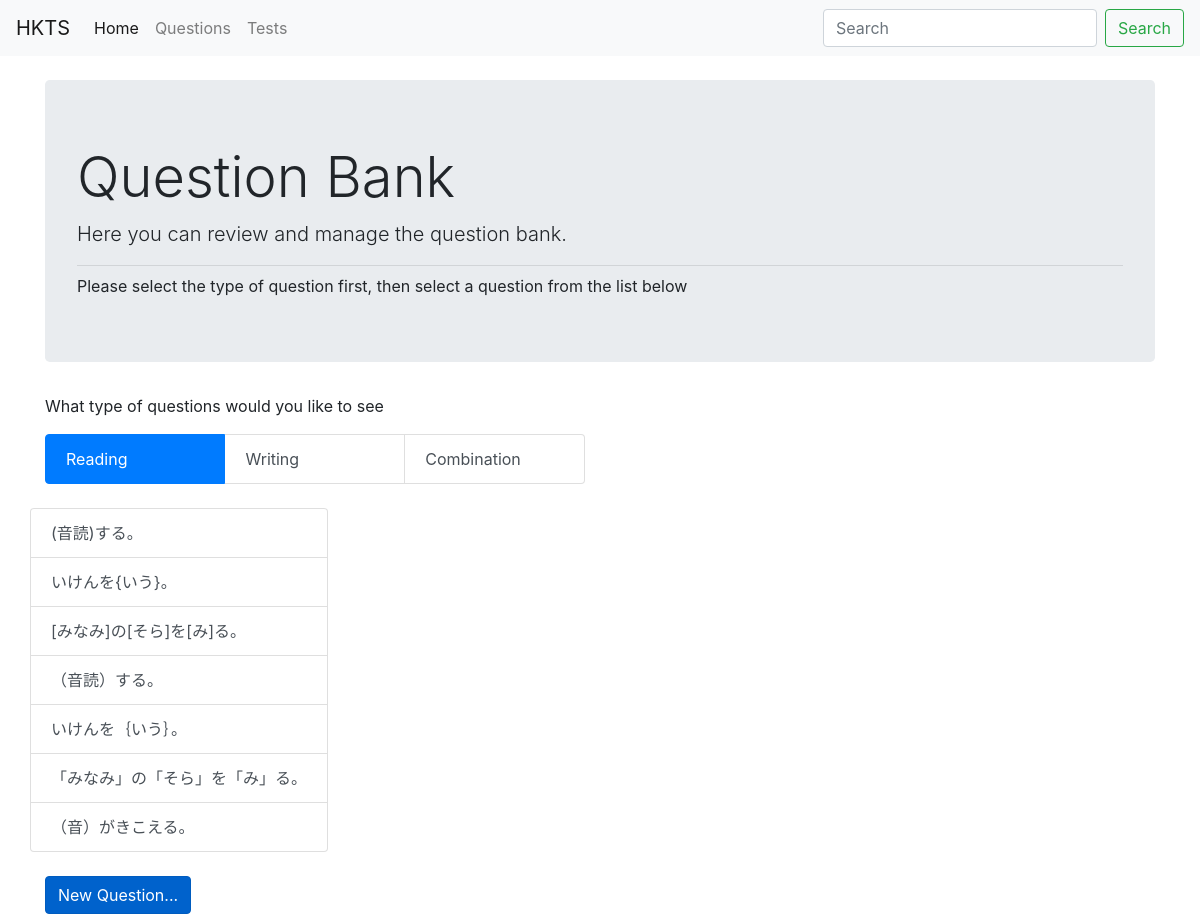
The page /questions/list on the database as committed earlier.
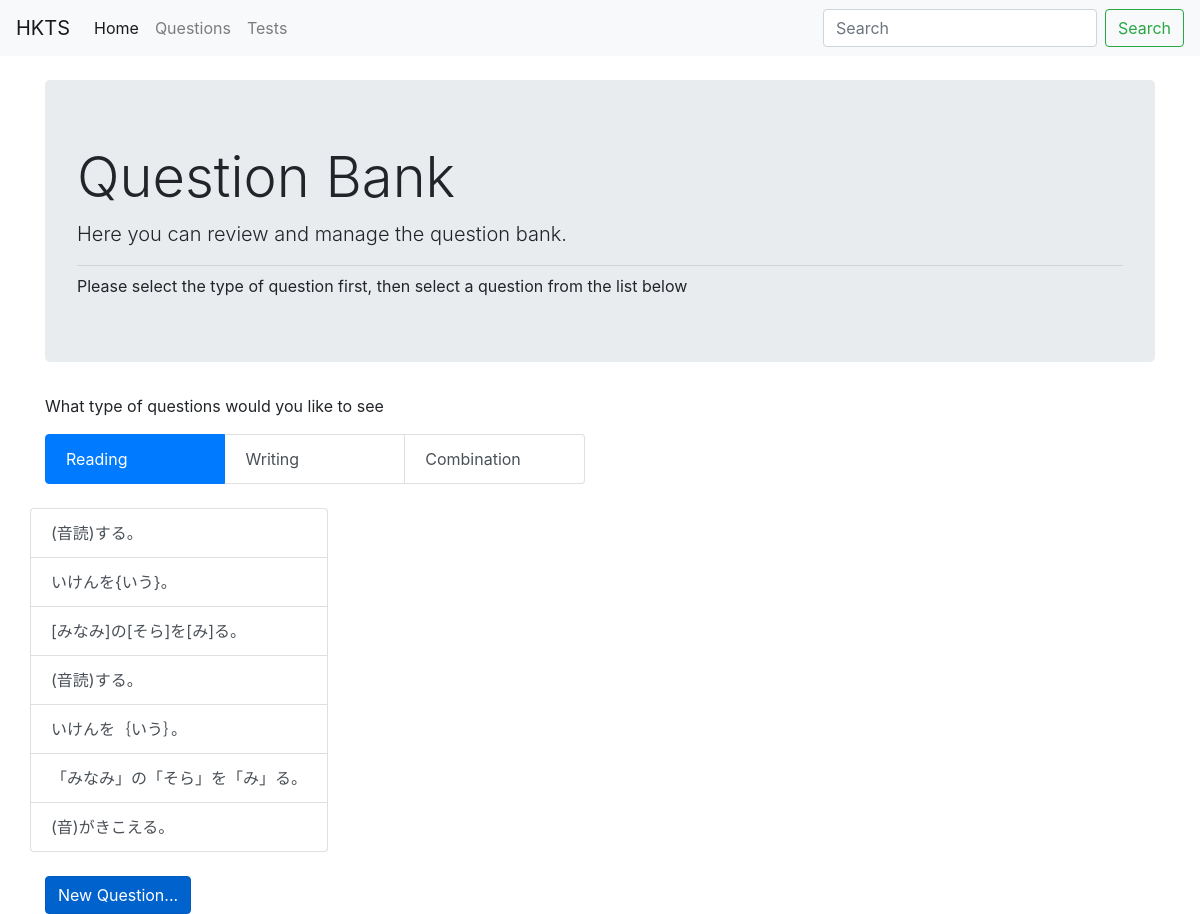
The same page on the database as committed later.
### hktm/models.py (models this page shows, shortened)
class Question(db.Model):
    __tablename__ = 'questions'
    id = db.Column(db.Integer,primary_key=True)
    question = db.Column(db.Text)
    type = db.Column(db.Integer)
    grade = db.Column(db.Integer)
    tests = db.relationship('Test',
                            secondary=testquestion,
                            backref=db.backref('tests', lazy=True))

### hktm/questions/views.py (the view)
@questions_bp.route('/list')
def list():
    questions = Question.query.all()
    return render_template('list_questions.html',questions=questions)

### hktm/questions/templates/questions/list_questions.html
{% extends "chrome.html" %}
{% block content %}
<div class="container-sm">
  <div class="jumbotron">
    <h1 class="display-4">Question Bank</h1>
    <p class="lead">Here you can review and manage the question bank.</p>
    <hr class="my-2">
    Please select the type of question first, then select a question from the list below
  </div>
  <div class="row">
    <div class="col-sm">
      <p>
        What type of questions would you like to see
      </p>
      <div class="list-group list-group-horizontal-sm">
        <a href="#" class="list-group-item list-group-item-action active">Reading</a>
        <a href="#" class="list-group-item list-group-item-action">Writing</a>
        <a href="#" class="list-group-item list-group-item-action">Combination</a>
      </div>
      <br>
      <div class="row">
          <div class="list-group" role="tablist">
            {% for question in questions %}
                <a class="list-group-item list-group-item-action" id=list-{{question.id}} href="{{ url_for('questions.edit',id=question.id) }}">{{ question.question }}</a>
            {% endfor %}
          </div>
      </div>
      <br>
      <a href="{{url_for('questions.add')}}" class="btn btn-primary btn active" role="button" aria-pressed="true">New Question...</a>
    </div>
    <div class="col-sm">
    </div>
  </div>
</div>
{% endblock %}

### hktm/templates/chrome.html (shortened to what this page needs)
<!DOCTYPE html>
<html lang="en" dir="ltr">
  <head>
    <link rel="stylesheet" href="https://stackpath.bootstrapcdn.com/bootstrap/4.4.1/css/bootstrap.min.css">
    <link rel="stylesheet" href="/static/questions.css"/>
  </head>
  <body>
    <nav class="navbar navbar-expand-lg navbar-light bg-light">
      <a class="navbar-brand" href="{{ url_for('index') }}">HKTS</a>
      <div class="collapse navbar-collapse" id="navbarSupportedContent">
        <ul class="navbar-nav mr-auto">
          <li class="nav-item active">
            <a class="nav-link" href="{{ url_for('index') }}">Home <span class="sr-only">(current)</span></a>
          </li>
          <li class="nav-item">
            <a class="nav-link" href="{{ url_for('questions.list') }}">Questions</a>
          </li>
          <li class="nav-item">
            <a class="nav-link" href="{{ url_for('tests.list') }}">Tests</a>
          </li>
        </ul>
        <form class="form-inline my-2 my-lg-0">
          <input class="form-control mr-sm-2" type="search" placeholder="Search" aria-label="Search">
          <button class="btn btn-outline-success my-2 my-sm-0" type="submit">Search</button>
        </form>
      </div>
    </nav>
    <br>
    {% block content %}
    {% endblock %}
  </body>
</html>

Rows that differ between the two databases and show on the page:
changed Question (number 4 of 7 on the later page): question "（音読）する。" → "(音読)する。"
changed Question: question "（音）がきこえる。" → "(音)がきこえる。"
